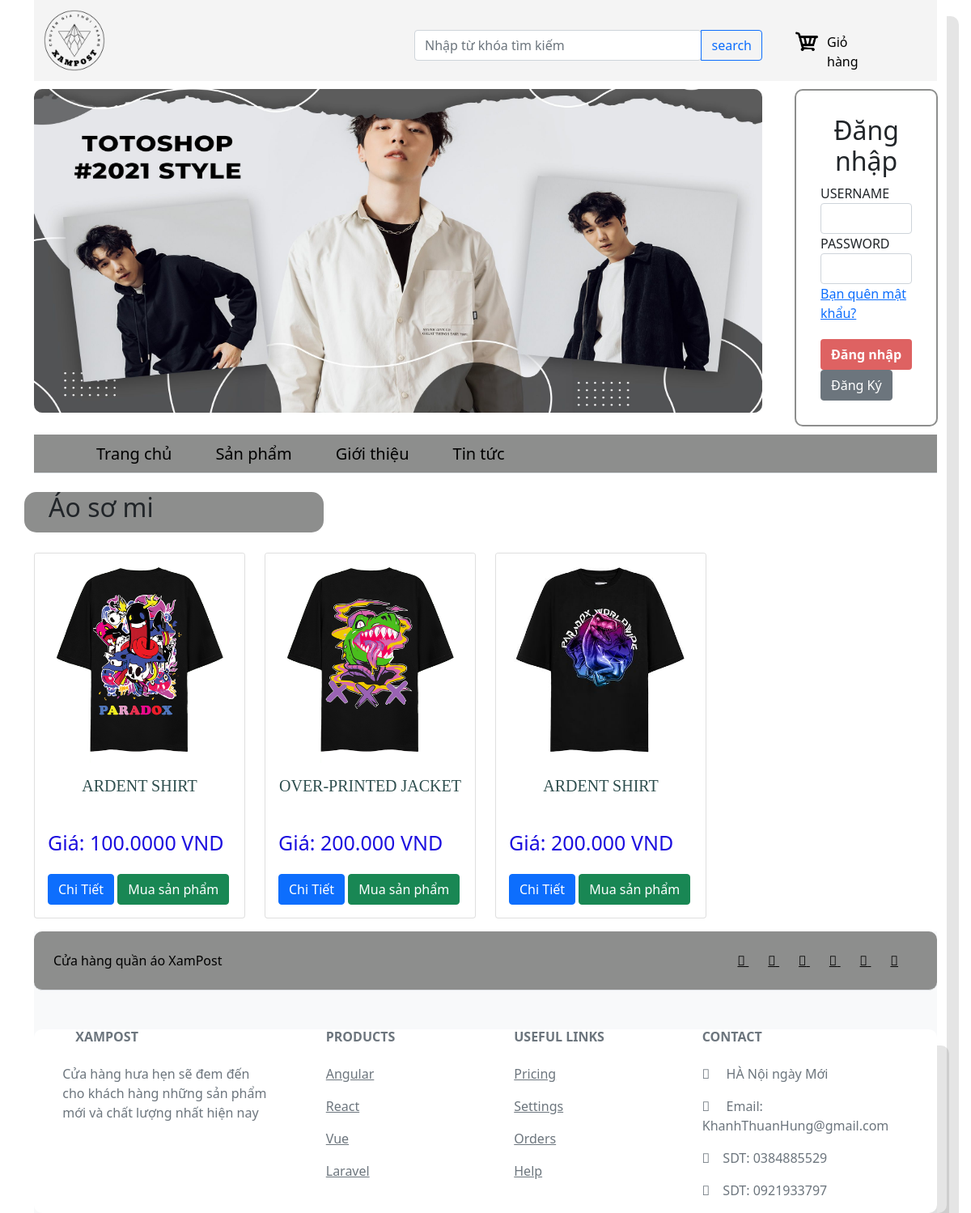
The app's page /san_pham.php?loai=1 with its own data.
### tables this page shows
CREATE TABLE `loai` (
  `loai` int(11) NOT NULL,
  `ten_loai` varchar(255) NOT NULL
);

CREATE TABLE `hang_hoa` (
  `ma_sp` int(11) NOT NULL,
  `ten_sp` varchar(255) NOT NULL,
  `gia` varchar(255) NOT NULL,
  `so_luong` varchar(255) NOT NULL,
  `img` varchar(255) DEFAULT NULL,
  `mieu_ta` varchar(255) NOT NULL,
  `loai` varchar(255) NOT NULL,
  `dac_biet` varchar(255) NOT NULL,
  `trang_thai` varchar(255) NOT NULL
);

### dao/pdo.php (called while the page is built, shortened)
<?php
function pdo_get_connection(){
  $conn = new PDO("mysql:host=localhost; dbname=DU_AN_team; charset=utf8;","root","");
  $conn->setAttribute(PDO::ATTR_ERRMODE, PDO::ERRMODE_EXCEPTION);
  return $conn;
}
function pdo_query($sql) {
  $args = array_slice(func_get_args(), 1);
  try {
      $conn = pdo_get_connection();
      $stmt = $conn->prepare($sql);
      $stmt->execute($args);
      $result = $stmt->fetchAll(PDO::FETCH_ASSOC);
      return $result;
  } catch(PDOException $e) {
      echo "Có lỗi xảy ra: " . $e->getMessage();
  } finally {
      unset($conn);
  }
}
?>

### dao/hang_hoa.php (called while the page is built, shortened)
<?php
require_once "pdo.php";
function hang_hoa_select_by_ma_loai($ma_loai){
    $sql = "SELECT * FROM hang_hoa a
    Join loai b on a.loai=b.loai
    where b.loai=? ";
    return pdo_query($sql, $ma_loai);
}
?>

### san_pham.php (the view, shortened to what this page needs)
<?php
require_once "./dao/hang_hoa.php";
if (isset($_GET['loai'])) {
    $kq = hang_hoa_select_by_ma_loai($_GET['loai']);
} else {
    $kq = getAll();
}
?>
<!DOCTYPE html>
<html lang="en">
<head>
    <link rel="stylesheet" href="./css/bootstrap.min.css">
    <link rel="stylesheet" href="./css/index.css">
    <link rel="stylesheet" href="./css/dang_nhap.css">
</head>
<body>
    <div class="container">
        <div class="header">
            <div>
                <a href="https://localhost/du_an_Team/index.php">
                    <img src="./logo/XAmPOST.png" alt="" width="100px">
                </a>
            </div>
            <form action="tim_kiem.php" method="get">
                <div class="input-group">
                    <input type="search" class="form-control rounded"  aria-label="Search" aria-describedby="search-addon" name="q" placeholder="Nhập từ khóa tìm kiếm" value="<?php
                    if(isset($_GET['q'])) {echo $_GET['q'];} ?>" />
                    <button type="submit" class="btn btn-outline-primary">search</button>
            </form>
        </div>
        <div class="gio_hang">
            <div class="hang"><img src="./logo/kisspng-shopping-cart-software-computer-icons-shopping-icon-5b3eb003bbc062.574139001530834947769-removebg-preview.png" alt="" width="80px">
                <div class="text_gio_hang"><a href="https://localhost/du_an_team/gio_hang/xem_gio.php"> Giỏ hàng</a></div>
            </div>
        </div>
    </div>
    <div class="banner">
        <div style="margin-right: 20px;">
            <img id="benner" src="./logo/1.png" alt="" width="900x" height="400px">
        </div>
        <div class="form" style=" border: 2px solid #8d8e8d; width: 500px; padding: 30px 30px 30px 30px; border-radius: 10px;">
            <form method="POST" action="index.php">
                <?php if (isset($_SESSION['user'])) : ?>
                    <div style="margin-left: 50px; margin-top: 30px;">
                        <img src="./logo/XAmPOST.png" alt="" width="200px" height="200px" style="border-radius: 50%;">
                        <p> Tên tài khoản: <?= $_SESSION['user']['ten_tk'] ?></p>
                        <button name="dang_xuat" type="submit" class="btn btn-login float-right">Thoát</button>
                    </div>
                <?php else : ?>
                    <h2 style="text-align: center;">Đăng nhập</h2>
                    <div class="form-group">
                        <label for="exampleInputEmail1" class="text-uppercase">Username</label>
                        <input type="text" class="form-control" placeholder="" name="ten_tk" id="id">
                    </div>
                    <div class="form-group">
                        <label for="exampleInputPassword1" class="text-uppercase">Password</label>
                        <input type="password" class="form-control" placeholder="" id="password" type="password" name="mat_khau">
                    </div>
                    <a href="./dang_nhap/form_quen_mk.html">Bạn quên mật khẩu?</a>
                    <div style="float: right; margin-top: 20px;">
                        <input name="dang_nhap" type="submit" value="Đăng nhập" class="btn btn-login float-right">
                        <a href="./dang_ky/dang_ky.php" class="btn btn-secondary"> Đăng Ký</a>
                    </div>
                <?php endif; ?>
            </form>
        </div>
    </div>
    <nav class="nav nav-tabs" id="nav">
        <a class="nav-link" id="home-tab" data-toggle="tab" href="index.php">Trang chủ</a>
        <li class="nav-item dropdown">
            <a class="nav-link" href="#" id="navbarDropdown">Sản phẩm</a>
        </li>
        <a class="nav-link" id="contact-tab" data-toggle="tab" href="gioi_thieu.html">Giới thiệu</a>
        <a class="nav-link" id="contact-tab" data-toggle="tab" href="tin_tuc.html">Tin tức</a>
    </nav>
    <div class="row mt-5">
        <h2 class="list-product-title"><?php echo $kq['0']['ten_loai'] ?></h2>
        <div class="product-group">
            <div class="row">
                <?php for ($i = 0; $i < count($kq); $i++) { ?>
                    <div class="col-md-3 col-sm-6 col-12">
                        <div class="card card-product mb-3">
                            <img class="card-img-top" src="<?php echo $kq[$i]['img'] ?>" alt="Card image cap">
                            <div class="card-body">
                                <h5 class="card-title"><?php echo $kq[$i]['ten_sp'] ?></h5>
                                <p class="card-text">Giá: <?php echo $kq[$i]['gia'] ?> VND</p>
                                <a href="chi_tiet_sp.php?id=<?php echo $kq[$i]['ma_sp'] ?>" class="btn btn-primary">Chi Tiết</a>
                                <a href="chitietsp.php?id=<?php echo $kq[$i]['ma_sp'] ?>" class="btn btn-success">Mua sản phẩm</a>
                            </div>
                        </div>
                    </div>
                <?php } ?>
            </div>
        </div>
    </div>
    <footer class="text-center text-lg-start bg-light text-muted">
        <section class="d-flex justify-content-center justify-content-lg-between p-4 border-bottom" style="background: #8d8e8d; color:black; border-radius: 10px; ">
            <div class="me-5 d-none d-lg-block">
                <span>Cửa hàng quần áo XamPost</span>
            </div>
            <div>
                <a href="" class="me-4 text-reset">
                    <i class="fab fa-facebook-f"></i>
                </a>
                <a href="" class="me-4 text-reset">
                    <i class="fab fa-twitter"></i>
                </a>
                <a href="" class="me-4 text-reset">
                    <i class="fab fa-google"></i>
                </a>
                <a href="" class="me-4 text-reset">
                    <i class="fab fa-instagram"></i>
                </a>
                <a href="" class="me-4 text-reset">
                    <i class="fab fa-linkedin"></i>
                </a>
                <a href="" class="me-4 text-reset">
                    <i class="fab fa-github"></i>
                </a>
            </div>
        </section>
        <section class="">
            <div class="container text-center text-md-start mt-5">
                <div class="row mt-3">
                    <div class="col-md-3 col-lg-4 col-xl-3 mx-auto mb-4">
                        <h6 class="text-uppercase fw-bold mb-4">
                            <i class="fas fa-gem me-3"></i>XAMPOST
                        </h6>
                        <p>
                            Cửa hàng hưa hẹn sẽ đem đến cho khách hàng những sản phẩm mới và chất lượng nhất hiện nay
                        </p>
                    </div>
                    <div class="col-md-2 col-lg-2 col-xl-2 mx-auto mb-4">
                        <h6 class="text-uppercase fw-bold mb-4">
                            Products
                        </h6>
                        <p>
                            <a href="#!" class="text-reset">Angular</a>
                        </p>
                        <p>
                            <a href="#!" class="text-reset">React</a>
                        </p>
                        <p>
                            <a href="#!" class="text-reset">Vue</a>
                        </p>
                        <p>
                            <a href="#!" class="text-reset">Laravel</a>
                        </p>
                    </div>
                    <div class="col-md-3 col-lg-2 col-xl-2 mx-auto mb-4">
                        <h6 class="text-uppercase fw-bold mb-4">
                            Useful links
                        </h6>
                        <p>
                            <a href="#!" class="text-reset">Pricing</a>
                        </p>
                        <p>
                            <a href="#!" class="text-reset">Settings</a>
                        </p>
                        <p>
                            <a href="#!" class="text-reset">Orders</a>
                        </p>
                        <p>
                            <a href="#!" class="text-reset">Help</a>
                        </p>
                    </div>
                    <div class="col-md-4 col-lg-3 col-xl-3 mx-auto mb-md-0 mb-4">
                        <h6 class="text-uppercase fw-bold mb-4">
                            Contact
                        </h6>
                        <p><i class="fas fa-home me-3"></i> HÀ Nội ngày Mới</p>
                        <p>
                            <i class="fas fa-envelope me-3"></i>
                            Email: KhanhThuanHung@gmail.com
                        </p>
                        <p><i class="fas fa-phone me-3"></i>SDT: 0384885529</p>
                        <p><i class="fas fa-print me-3"></i>SDT: 0921933797</p>
                    </div>
                </div>
            </div>
        </section>
    </footer>
</body>
</html>

### css/index.css (style rules this page uses)
.header { display: flex; background: #f4f4f4; }
.input-group { width: 600px; height: 50px; padding-top: 37px; padding-left: 170px; margin-left: 200px; }
.hang img { padding-top: 37px; padding-left: 30px; }
.text_gio_hang { margin-top: -26px; display: flex; padding-left: 80px; }
.text_gio_hang a { color: black; text-decoration: none; padding-right: 150px; }
.banner { padding-top: 10px; padding-bottom: 10px; display: flex; }
.banner img { border-radius: 10px; margin-right: 20px; }
#nav { background: #8d8e8d; padding-left: 40px; }
#nav a { color: black; font-size: 20px; margin-left: 20px; }
.row { padding: 10 0 0 10px; }
.list-product-title { margin-top: -25px; margin-bottom: 25px; width: 370px; background: #8d8e8d; border-radius: 15px; height: 50px; padding-left: 30px; }
.card-title { text-align: center; margin-bottom: 40px; color: #2F4F4F; font-family: Cambria, Cochin, Georgia, Times, 'Times New Roman', serif; }
.card-text { font-size: 25px; color: rgb(28, 14, 223); margin: 0 0 20px; }
.dropdown { position: relative; display: inline-block; }

### css/dang_nhap.css (style rules this page uses)
.container { background:#fff; border-radius: 10px; box-shadow:15px 20px 0px rgba(0,0,0,0.1); }
.btn-login { background: #DE6262; color:#fff; font-weight:600; }

### records on screen
loai: ten_loai "Áo sơ mi"
hang_hoa: img (picture), ten_sp "ARDENT SHIRT", gia "100.0000"
hang_hoa: img (picture), ten_sp "OVER-PRINTED JACKET", gia "200.000"
hang_hoa: img (picture), ten_sp "ARDENT SHIRT", gia "200.000"
